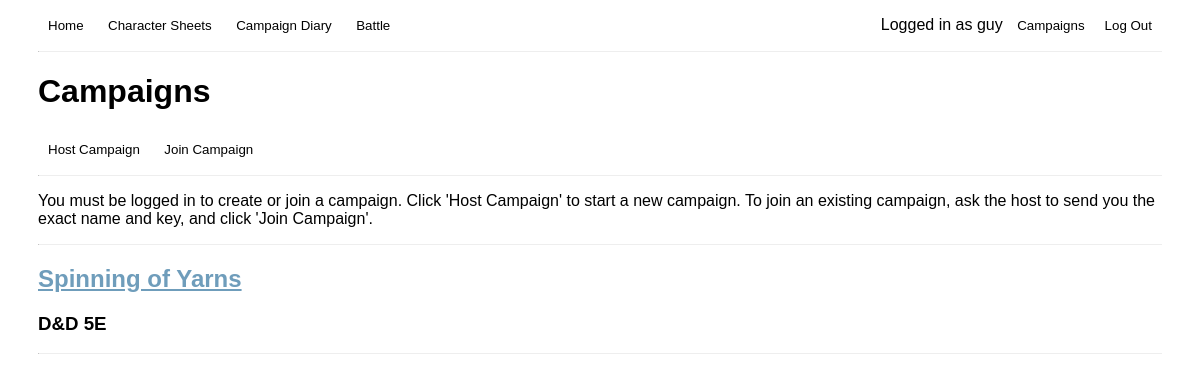
The app's page /account/campaigns/ (signed in), older data.
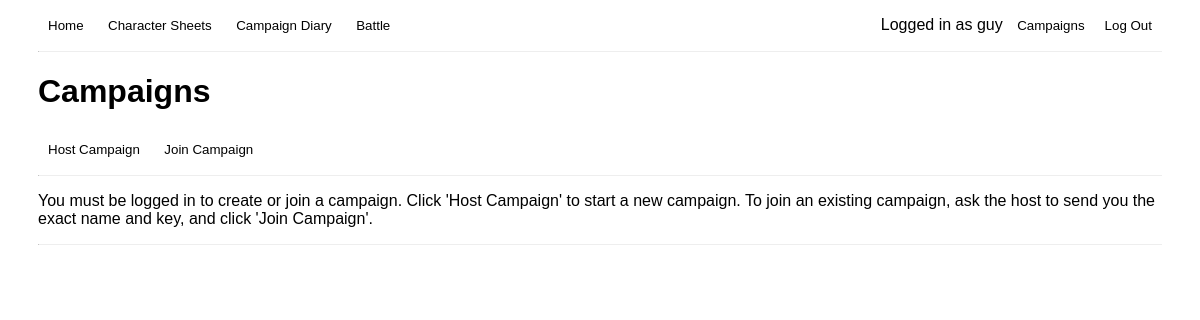
The same page, newer data.
### blog/models.py (models this page shows, shortened)
class Campaign(models.Model):
    name = models.CharField(max_length = 50)
    system = models.CharField(max_length=50)
    premise = models.TextField()
    key = models.CharField(max_length=50, default=generate_random_key, unique=True)
    users = models.ManyToManyField(User, related_name='campaigns')
    host = models.ForeignKey(User, on_delete=models.CASCADE, related_name='hosted_campaigns')

### accounts/views.py (the view)
# urls.py: path('campaigns/', CampaignsView, name='Campaigns'),
def CampaignsView(request):
    campaign_list = Campaign.objects.filter(Q(users=request.user) | Q(host=request.user))
    return render(request, 'campaigns.html', {'campaign_list': campaign_list})

### accounts/templates/campaigns.html (shortened to what this page needs)
<!DOCTYPE html>
<html>
    <head>
        <link rel="stylesheet" href="">
    </head>
    <body>
        {% extends "base.html" %}
        {% block content %}
        <div>
            <h1>Campaigns</h1>
            <a href="{% url 'New Campaign' %}"><button>Host Campaign</button></a>
            <a href="{% url 'Join Campaign' %}"><button>Join Campaign</button></a>
            <hr>
        </div>
        <div>
            <p>You must be logged in to create or join a campaign. Click 'Host Campaign' to start a new campaign. To join an existing campaign, ask the host to send you the exact name and key, and click 'Join Campaign'.</p>
            <hr>
        </div>
        <div>
            {% for campaign in campaign_list %}
            <a href="{% url 'Campaign Detail' campaign.pk %}"><h2>{{ campaign.name }}</h2></a>
            <h3>{{ campaign.system }}</h3>
            <hr>
            {% endfor %}
        </div>
        {% endblock %}

Row changes from the older to the newer data that the page shows:
removed Campaign: name "Spinning of Yarns", system "D&D 5E"
